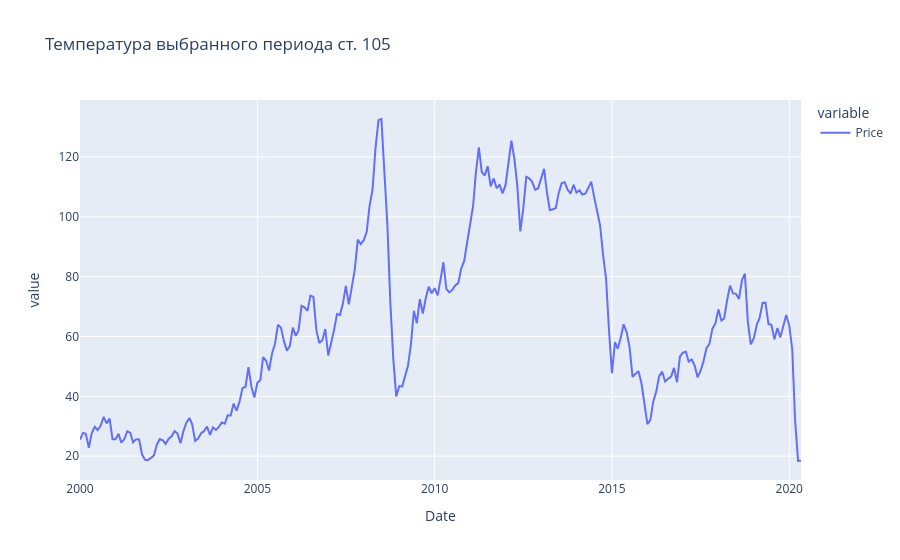

Notebook cell for this chart:
### Code cell
# Using plotly.express
import plotly.express as px

import pandas as pd

fig = px.line(per_temp105, title='Температура выбранного периода ст. 105')
fig.show()

### Figure 1 — Plotly figure (JSON) as saved in the notebook; plotly's stock layout.template omitted (floating-point values rounded to 4 significant figures; data arrays with more than 128 entries replaced by an {"elided": "..."} marker saying what was removed)
{"data": [{"hovertemplate": "variable=Price<br>Date=%{x}<br>value=%{y}<extra></extra>", "legendgroup": "Price", "line": {"color": "#636efa", "dash": "solid"}, "mode": "lines", "name": "Price", "orientation": "v", "showlegend": true, "type": "scatter", "x": {"elided": "245 str values"}, "xaxis": "x", "y": {"elided": "245 float values"}, "yaxis": "y"}], "layout": {"legend": {"title": {"text": "variable"}, "tracegroupgap": 0}, "title": {"text": "Температура выбранного периода ст. 105"}, "xaxis": {"anchor": "y", "domain": [0, 1], "title": {"text": "Date"}}, "yaxis": {"anchor": "x", "domain": [0, 1], "title": {"text": "value"}}}}
